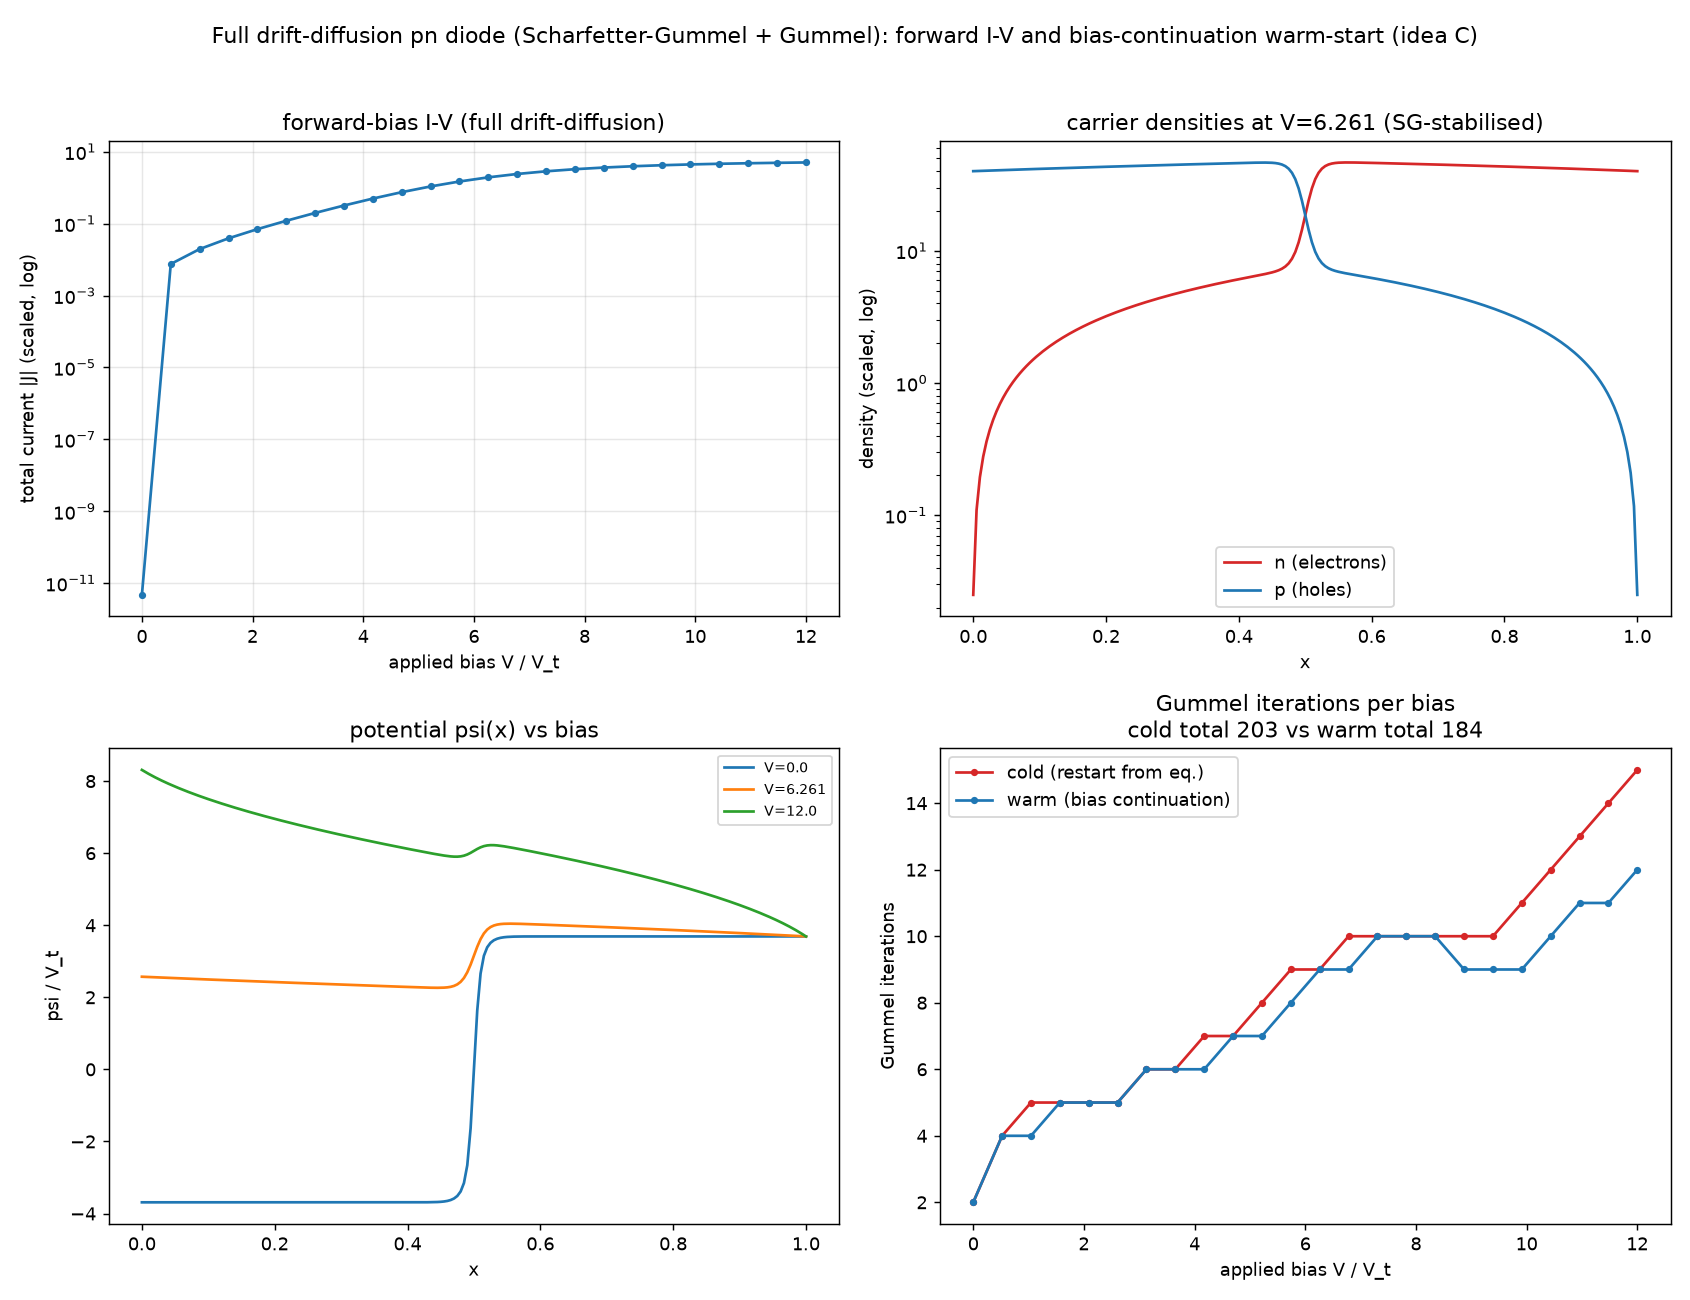

Reproduce this figure in Python.
"""dd_full_1d.py — full drift-diffusion (1-D pn diode): Scharfetter-Gummel + Gummel
iteration, forward-bias I-V, and bias-continuation warm-start (idea C).

The demos so far (fe_/dd2d_/cfet_ warmstart) solve only the *equilibrium* nonlinear
Poisson (Poisson-Boltzmann): carriers pinned to the potential, no current. This is the
full transport system — Poisson coupled to the electron and hole continuity equations —
solved on a pn junction so a real forward-bias I-V comes out.

Scaled van Roosbroeck system (n_i = 1, potential in units of V_t, length in the device
length, lambda = scaled Debye length):

    -lambda^2 psi'' = p - n + C(x)                        (Poisson)
     dJ_n/dx =  R,   J_n =  (1/h)[B(dpsi) n_{i+1} - B(-dpsi) n_i]   (electron continuity)
    -dJ_p/dx =  R,   J_p =  (1/h)[B(-dpsi) p_{i+1} - B(dpsi) p_i]   (hole continuity)

with the Scharfetter-Gummel edge current using the Bernoulli function B(x)=x/(e^x-1)
(exponential fitting — the standard cure for the drift-dominated, otherwise unstable
continuity discretisation), SRH recombination R=(np-1)/(tau*(n+p+2)), and ohmic
contacts (n,p pinned to equilibrium, psi = psi_eq + applied bias).

Solver: the Gummel map — (i) a Newton solve of the nonlinear Poisson for psi holding the
quasi-Fermi levels, then (ii) SG-discretised linear continuity solves for n and p —
iterated to self-consistency. Its outer iteration count depends on the initial guess, so
a forward-bias sweep is run two ways:
  * cold  : every bias restarts from the zero-bias equilibrium
  * warm  : each bias continues from the previous bias's converged solution (idea C —
            bias continuation is the classic, honest DD warm-start)

Validated: at V=0 the total current is ~0 (equilibrium, ~1e-11); forward bias follows
the ideal-diode law J proportional to (e^{V/Vt}-1) at low injection then saturates.

Honest warm-start finding: bias continuation cuts the sweep's total Gummel iterations
only modestly here (~10%, e.g. 203 -> 184), because the Gummel count is governed by the
injection level, not the initial guess — the same robustness seen in the Newton demos.
Continuation's real necessity shows up where a cold start diverges (very high bias,
Newton-coupled DD, 2-D/3-D), not for this well-conditioned 1-D Gummel map. The primary
deliverable here is the validated full-transport solver itself — the roadmap's missing
piece beyond the equilibrium (Poisson-Boltzmann) demos.

Run:  python3 dd_full_1d.py            (writes dd_full_1d.png)
      python3 dd_full_1d.py --help
"""
from __future__ import annotations

import argparse

import numpy as np
import scipy.sparse as sp
import scipy.sparse.linalg as spla

SEED = 20260722
LAMBDA2 = 2e-4          # scaled Debye length squared (sharp depletion)
C0 = 40.0              # scaled net doping magnitude (N/n_i)
TAU = 1.0              # SRH lifetime (scaled)
XJ, WJ = 0.5, 0.02     # junction position, transition width


def bern(x):
    """Bernoulli B(x) = x/(e^x - 1), numerically safe (B(0)=1)."""
    x = np.asarray(x, dtype=float)
    out = np.ones_like(x)
    big = np.abs(x) > 1e-10
    out[big] = x[big] / np.expm1(x[big])
    return out


def doping(x):
    return C0 * np.tanh((x - XJ) / WJ)          # -C0 (p) on the left, +C0 (n) on the right


def equilibrium(x):
    """psi_eq from 2 sinh(psi) = C, with n=e^psi, p=e^-psi (mass action n*p=1)."""
    C = doping(x)
    psi = np.arcsinh(C / 2.0)
    return psi, np.exp(psi), np.exp(-psi)       # psi, n, p


def laplacian(N, h):
    e = np.ones(N)
    return sp.diags([e[1:], -2 * e, e[1:]], [-1, 0, 1], (N, N)) / h ** 2


def gummel(V, x, h, psi0, n0, p0, tol=1e-6, max_outer=200):
    """Gummel map for the biased pn diode. Returns (psi,n,p, outer_iters, J_total)."""
    N = len(x)
    C = doping(x)
    L = laplacian(N, h)
    interior = np.arange(1, N - 1)

    psi_eq, n_eq, p_eq = equilibrium(x)
    # ohmic contacts: n,p pinned to equilibrium; psi = psi_eq + bias (V at left p-contact)
    psi = psi0.copy(); n = n0.copy(); p = p0.copy()
    psi[0] = psi_eq[0] + V; psi[-1] = psi_eq[-1]
    n[0] = n_eq[0]; n[-1] = n_eq[-1]; p[0] = p_eq[0]; p[-1] = p_eq[-1]

    def sg_matrix(psi, sign):
        """Tridiagonal SG operator for a continuity equation (sign=+1 electrons)."""
        dpl = psi[1:] - psi[:-1]                              # forward differences (N-1,)
        Bp = bern(dpl); Bm = bern(-dpl)                      # B(+dpsi), B(-dpsi)
        A = sp.lil_matrix((N, N))
        for i in interior:
            # J_{i+1/2} - J_{i-1/2} = h R ; SG edge currents (D=1)
            #   J_{i+1/2} = (1/h)[B(dpsi_i) x_{i+1} - B(-dpsi_i) x_i]   (electrons)
            aE_ip1 = Bp[i] / h;  aE_i_r = -Bm[i] / h          # edge i (i,i+1)
            aE_i_l = Bp[i - 1] / h; aE_im1 = -Bm[i - 1] / h    # edge i-1 (i-1,i)
            if sign > 0:   # electrons: J_{i+1/2}-J_{i-1/2}
                A[i, i + 1] += aE_ip1
                A[i, i] += aE_i_r - aE_i_l
                A[i, i - 1] += -aE_im1
            else:          # holes: J_p uses swapped Bernoulli args, and -dJ_p/dx = R
                aH_ip1 = Bm[i] / h; aH_i_r = -Bp[i] / h
                aH_i_l = Bm[i - 1] / h; aH_im1 = -Bp[i - 1] / h
                A[i, i + 1] += -aH_ip1
                A[i, i] += -(aH_i_r - aH_i_l)
                A[i, i - 1] += aH_im1
        return A.tocsr()

    outer = 0
    for outer in range(1, max_outer + 1):
        # (i) nonlinear Poisson for psi (Newton), holding n,p as e^{+-(psi-psi_k)}
        psi_k = psi.copy(); nk = n.copy(); pk = p.copy()
        for _ in range(30):
            nn = nk * np.exp(psi - psi_k)
            pp = pk * np.exp(-(psi - psi_k))
            F = -LAMBDA2 * (L @ psi) - (pp - nn + C)
            J = (-LAMBDA2 * L + sp.diags(nn + pp)).tocsr()
            d = np.zeros(N)
            d[interior] = spla.spsolve(J[interior][:, interior].tocsc(), -F[interior])
            psi = psi + d
            if np.max(np.abs(d[interior])) < 1e-10:
                break
        n = nk * np.exp(psi - psi_k)
        p = pk * np.exp(-(psi - psi_k))
        n[0] = n_eq[0]; n[-1] = n_eq[-1]; p[0] = p_eq[0]; p[-1] = p_eq[-1]

        # (ii) SG continuity solves for n and p (recombination lagged)
        R = (n * p - 1.0) / (TAU * (n + p + 2.0))
        An = sg_matrix(psi, +1); Ap = sg_matrix(psi, -1)
        bn = h * R.copy(); bp = h * R.copy()
        n_new = n.copy(); p_new = p.copy()
        bn[interior] -= An[interior][:, [0, -1]] @ np.array([n_eq[0], n_eq[-1]])
        bp[interior] -= Ap[interior][:, [0, -1]] @ np.array([p_eq[0], p_eq[-1]])
        n_new[interior] = spla.spsolve(An[interior][:, interior].tocsc(), bn[interior])
        p_new[interior] = spla.spsolve(Ap[interior][:, interior].tocsc(), bp[interior])
        n_new = np.clip(n_new, 1e-30, None); p_new = np.clip(p_new, 1e-30, None)

        dmax = np.max(np.abs(psi - psi_k))
        upd = np.max(np.abs(np.log(np.clip(n_new, 1e-30, None)) - np.log(np.clip(n, 1e-30, None))))
        n, p = n_new, p_new
        if dmax < tol and upd < 1e-3:
            break

    # total current J = J_n + J_p (constant in x at steady state); take a mid edge
    dpl = psi[1:] - psi[:-1]
    Jn = (bern(dpl) * n[1:] - bern(-dpl) * n[:-1]) / h
    Jp = (bern(-dpl) * p[1:] - bern(dpl) * p[:-1]) / h
    Jtot = float(np.mean(Jn + Jp))
    return psi, n, p, outer, Jtot


def main():
    ap = argparse.ArgumentParser(description=__doc__)
    ap.add_argument("--N", type=int, default=201, help="grid nodes")
    ap.add_argument("--vmax", type=float, default=12.0, help="max forward bias (units of Vt)")
    ap.add_argument("--nbias", type=int, default=24, help="bias points")
    ap.add_argument("--out", type=str, default="dd_full_1d.png")
    args = ap.parse_args()

    x = np.linspace(0, 1, args.N); h = x[1] - x[0]
    psi_eq, n_eq, p_eq = equilibrium(x)

    # equilibrium validation
    _, _, _, _, J0 = gummel(0.0, x, h, psi_eq, n_eq, p_eq)
    print(f"[validate] V=0 total current J = {J0:.2e}  (should be ~0)")

    biases = np.linspace(0.0, args.vmax, args.nbias)
    cold_it, warm_it, IV, prof = [], [], [], {}
    # cold: every bias from equilibrium
    for V in biases:
        _, _, _, it, J = gummel(V, x, h, psi_eq, n_eq, p_eq)
        cold_it.append(it); IV.append(J)
    # warm: continuation from previous bias
    psi_w, n_w, p_w = psi_eq.copy(), n_eq.copy(), p_eq.copy()
    for k, V in enumerate(biases):
        psi_w, n_w, p_w, it, J = gummel(V, x, h, psi_w, n_w, p_w)
        warm_it.append(it)
        if k in (0, len(biases) // 2, len(biases) - 1):
            prof[round(float(V), 3)] = (psi_w.copy(), n_w.copy(), p_w.copy())

    half = len(biases) // 2
    print(f"\nGummel iters:  cold avg {np.mean(cold_it):.1f}   warm(continuation) avg "
          f"{np.mean(warm_it):.1f}   |  forward-bias current at Vmax = {IV[-1]:.3e}")
    print(f"cold total {int(np.sum(cold_it))} vs warm total {int(np.sum(warm_it))} Gummel iterations")

    _plot(args.out, x, biases, np.array(IV), cold_it, warm_it, prof)
    print(f"wrote {args.out}")


def _plot(out, x, biases, IV, cold_it, warm_it, prof):
    import matplotlib
    matplotlib.use("Agg")
    import matplotlib.pyplot as plt

    fig, ax = plt.subplots(2, 2, figsize=(13, 10))

    ax[0, 0].plot(biases, np.clip(IV, 1e-12, None), "-o", ms=3, color="#1f77b4")
    ax[0, 0].set_yscale("log")
    ax[0, 0].set_title("forward-bias I-V (full drift-diffusion)")
    ax[0, 0].set_xlabel("applied bias V / V_t"); ax[0, 0].set_ylabel("total current |J| (scaled, log)")
    ax[0, 0].grid(alpha=0.3, which="both")

    Vmid = sorted(prof.keys())[len(prof) // 2]
    psi, n, p = prof[Vmid]
    ax[0, 1].plot(x, n, color="#d62728", label="n (electrons)")
    ax[0, 1].plot(x, p, color="#1f77b4", label="p (holes)")
    ax[0, 1].set_yscale("log")
    ax[0, 1].set_title(f"carrier densities at V={Vmid} (SG-stabilised)")
    ax[0, 1].set_xlabel("x"); ax[0, 1].set_ylabel("density (scaled, log)"); ax[0, 1].legend()

    for V in sorted(prof.keys()):
        ax[1, 0].plot(x, prof[V][0], label=f"V={V}")
    ax[1, 0].set_title("potential psi(x) vs bias"); ax[1, 0].set_xlabel("x")
    ax[1, 0].set_ylabel("psi / V_t"); ax[1, 0].legend(fontsize=8)

    ax[1, 1].plot(biases, cold_it, "-o", ms=3, color="#d62728", label="cold (restart from eq.)")
    ax[1, 1].plot(biases, warm_it, "-o", ms=3, color="#1f77b4", label="warm (bias continuation)")
    ax[1, 1].set_title(f"Gummel iterations per bias\ncold total {int(np.sum(cold_it))} vs "
                       f"warm total {int(np.sum(warm_it))}")
    ax[1, 1].set_xlabel("applied bias V / V_t"); ax[1, 1].set_ylabel("Gummel iterations")
    ax[1, 1].legend()

    fig.suptitle("Full drift-diffusion pn diode (Scharfetter-Gummel + Gummel): forward I-V "
                 "and bias-continuation warm-start (idea C)", fontsize=12)
    fig.tight_layout(rect=[0, 0, 1, 0.96])
    fig.savefig(out, dpi=130)


if __name__ == "__main__":
    main()
